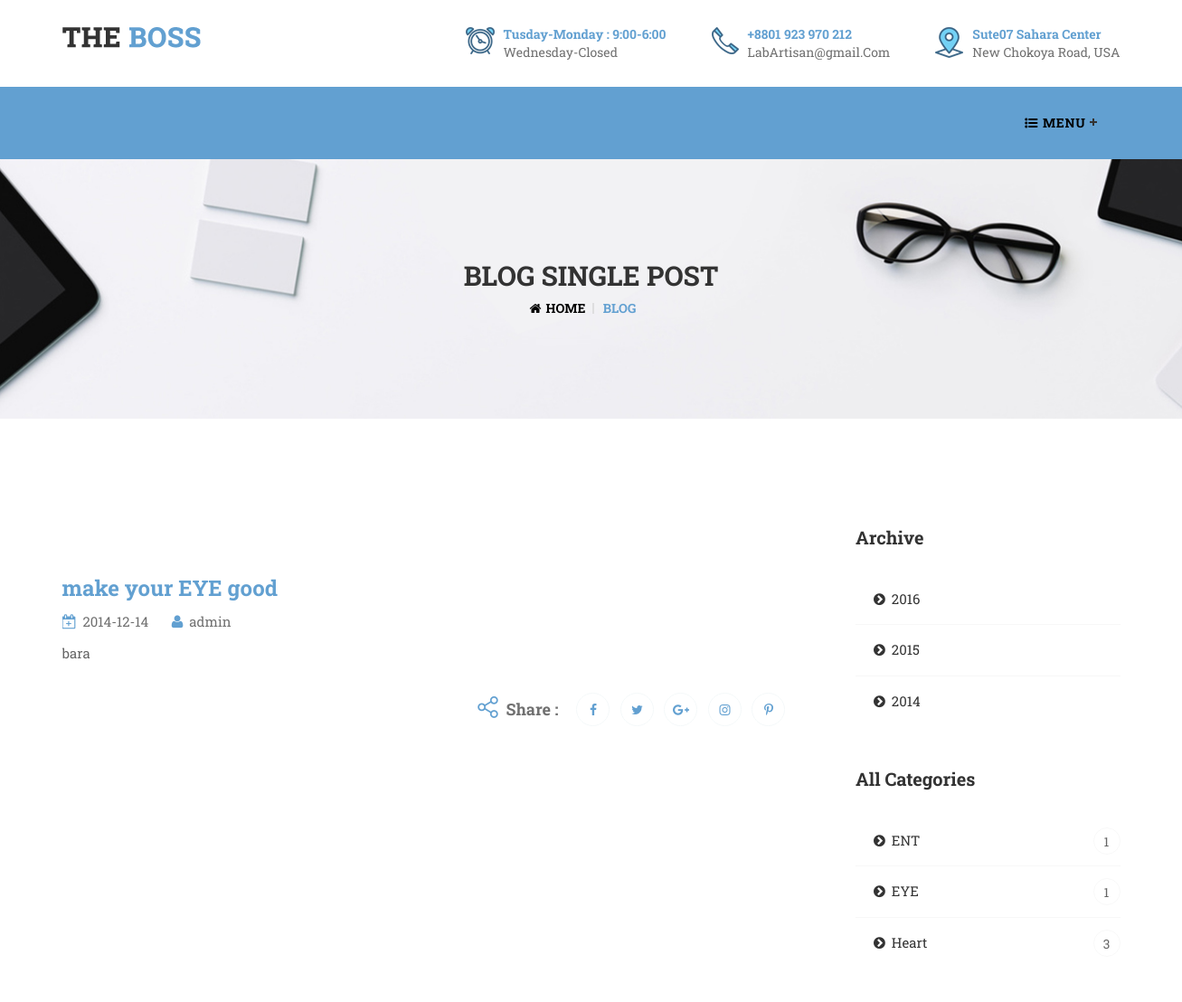
Before: /blog-single-page.php?id=2 (upper part) with the older database file.
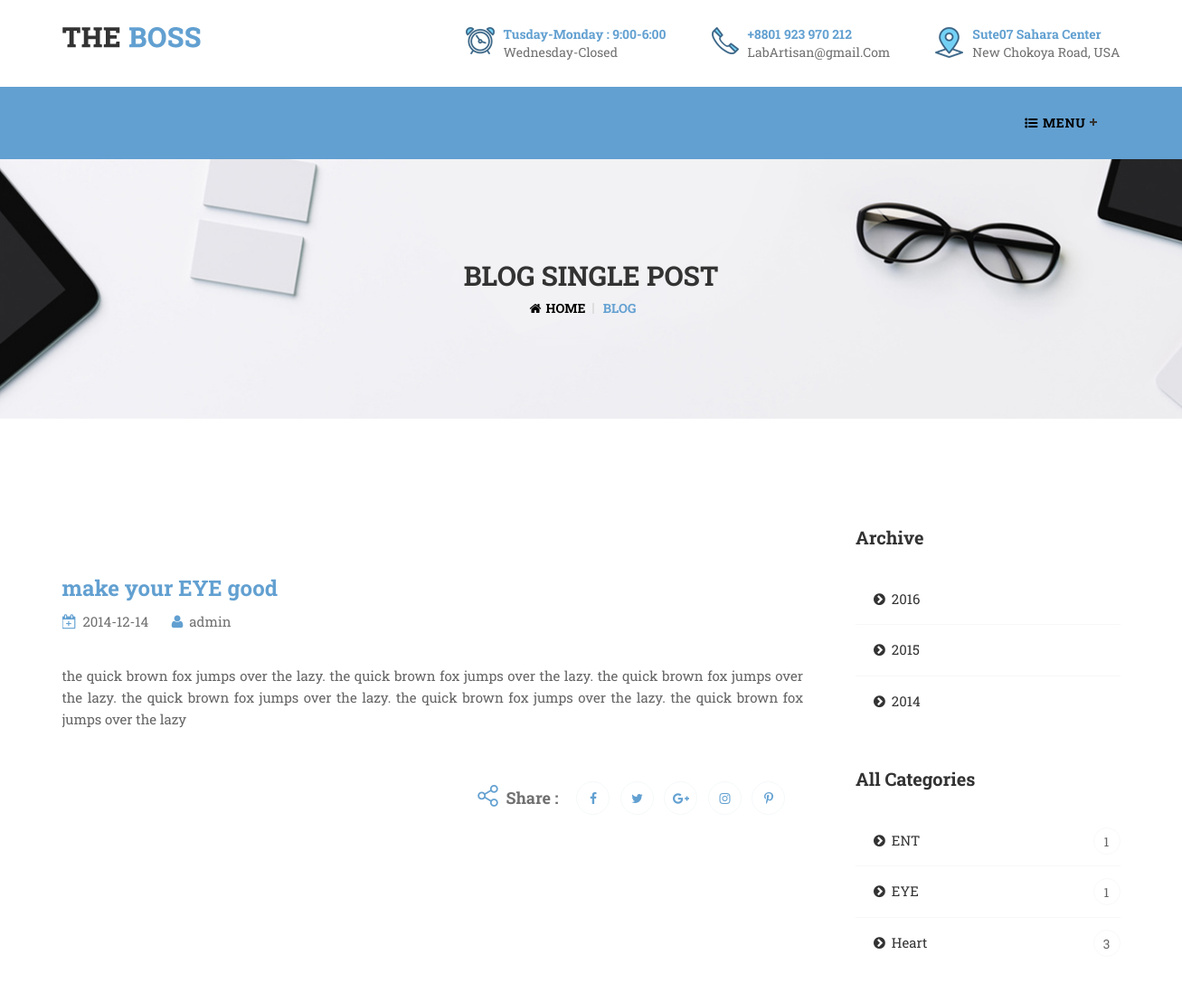
After: the same page with the newer database file.
### tables this page shows
CREATE TABLE IF NOT EXISTS `blog` (
  `id` int(10) NOT NULL AUTO_INCREMENT,
  `post_by` varchar(100) DEFAULT NULL,
  `b_title` varchar(10000) DEFAULT NULL,
  `short_note` mediumtext NOT NULL,
  `m_content` text,
  `category` varchar(100) DEFAULT NULL,
  `f_image` varchar(100) NOT NULL,
  `date` varchar(100) DEFAULT NULL,
  `time` varchar(100) DEFAULT NULL,
  PRIMARY KEY (`id`)
);

### blog-single-page.php (the view, shortened to what this page needs)
<!doctype html>
<html class="no-js" lang="en">
    <?php include ('connection.php');
    extract($_GET);
    extract($_POST);
    ?>
<head>
        <link rel="stylesheet" href="assets/css/normalize.css">
        <link rel="stylesheet" href="assets/css/main.css">
        <link rel="stylesheet" href="assets/css/bootstrap.min.css">
		<link rel="stylesheet" href="assets/font/flaticon.css">
		<link rel="stylesheet" href="assets/css/font-awesome.min.css">
		<link rel="stylesheet" href="assets/css/camera.css">
		<link rel="stylesheet" href="assets/css/animate.css">
		<link rel="stylesheet" href="assets/css/jquery.fancybox.css">
		<link rel="stylesheet" href="assets/css/swiper.min.css" />
		<link rel="stylesheet" href="assets/css/jquery.nstSlider.css" />
		<link rel="stylesheet" href="assets/css/flexslider.css" />
		<link rel="stylesheet" href="assets/css/style.css" />
		<link rel="stylesheet" href="assets/css/responsive.css" />
    </head>
    <body>
        <header>
            <?php include ('header.php'); ?>
        </header>
		<section class="breadcrumb-section section">
			<div class="container">
				<div class="breadcrumb-area">
					<h2 class="breadcrumb-title">Blog Single Post</h2>
					<ul class="breadcrumb-ul">
					  <li><a href="#">Home</a></li>
					  <li class="active-breadcrumb">Blog</li>
					</ul>
				</div>
			</div>
		</section>
		<section class="section blog-page-two single-blog-page">
			<div class="container">
				<div class="row">
					<div class="col-md-9">
						<div class="blog-style-two">
							<div class="single-blog-box single-full-blog">
                                <?php $sql="SELECT * FROM `blog` WHERE `id` = '$id'";
                                        $result=mysqli_query($con,$sql);
                                while ($row=mysqli_fetch_array($result)){
                                ?>
                                    <div class="single-blog-box-img">
                                    </div>
								<div class="blog-content">
									<h3><?php echo $row['b_title']?></h3>
									<div class="post-meta">
										<span><i class="fa fa-calendar-plus-o" aria-hidden="true"></i><a href="#"><?php echo $row['date']?></a></span>
										<span><i class="fa fa-user" aria-hidden="true"></i><a href="#"><?php echo $row['post_by']?></a></span>
									</div>
									<div class="post-content">
                                        <p><?php echo $row['m_content']?></p>
									</div>
								</div>
                                <?php }?>
								<div class="tag-and-share-box">
									<div class="blog-share">
										<h4><i class="flaticon-share"></i>Share :</h4>
										<div class="social-icon">
											<ul id="social-style-two">
												<li><a href="#"><i class="fa fa-facebook" aria-hidden="true"></i></a></li>
												<li><a href="#"><i class="fa fa-twitter" aria-hidden="true"></i></a></li>
												<li><a href="#"><i class="fa fa-google-plus" aria-hidden="true"></i></a></li>
												<li><a href="#"><i class="fa fa-instagram" aria-hidden="true"></i></a></li>
												<li><a href="#"><i class="fa fa-pinterest-p" aria-hidden="true"></i></a></li>
											</ul>
										</div>
									</div>
								</div>
							</div>
						</div>
					</div>
					<div class="col-md-3">
						<div class="sidebar row">
                            <div class="single-sidebar">
                                <h3>Archive</h3>
                                <ul class="siderbar-menu sidebar-category">
                                    <?php
                                    $sql3="SELECT DISTINCT(YEAR(STR_TO_DATE(`date`, \"%Y-%m-%d\"))) as yr from blog order by `date` DESC";
                                    $result3=mysqli_query($con,$sql3);
                                    while ($row3=mysqli_fetch_array($result3)) {
                                        ?>
                                        <li><a href="archive.php?yr=<?php echo $row3['yr']?>"><i class="fa fa-chevron-circle-right"
                                                                     aria-hidden="true"></i><span><?php echo $row3['yr']?></span></a></li>
                                        <?php
                                        }
                                    ?>
                                </ul>
                            </div>
                            <div class="single-sidebar">
								<h3>All Categories</h3>
								<ul class="siderbar-menu sidebar-category">
                                    <?php
                                    $sql1="SELECT blog.category, COUNT(blog.category) as count_cate FROM `blog` GROUP BY `category`";
                                    $result1=mysqli_query($con,$sql1);
                                    while ($row1=mysqli_fetch_array($result1)){
                                    ?>
									<li><a href="all_categories.php?cg=<?php echo $row1['category']?>"><i class="fa fa-chevron-circle-right" aria-hidden="true"></i><span><?php echo $row1['category']?> </span><span class="category-post-count"><?php echo $row1['count_cate']?> </span></a></li>
									<?php
                                    }
                                    ?>
								</ul>
							</div>
						</div>
					</div>
				</div>
			</div>
		</section>
    </body>
</html>

### header.php (shortened to what this page needs)
         <div class="header-top">
	<div class="container">
		<div class="row">
			<div class="logo">
				<a href="index.php"><img src="images/logo.png" alt="" /></a>
			</div>
			<div class="header-top-right">
				<ul>
					<li>
						<img src="images/header-top-clock.png" alt="" />
						<div class="header-top-contact">
							<h4>Tusday-Monday : 9:00-6:00</h4>
							<h5>Wednesday-Closed</h5>
						</div>
					</li>
					<li>
						<img src="images/header-top-telephone.png" alt="" />
						<div class="header-top-contact">
							<h4>+8801 923 970 212</h4>
							<h5>LabArtisan@gmail.Com</h5>
						</div>
					</li>
					<li>
						<img src="images/header-top-location.png" alt="" />
						<div class="header-top-contact">
							<h4>Sute07 Sahara Center</h4>
							<h5>New Chokoya Road, USA</h5>
						</div>
					</li>
				</ul>
			</div>
		</div>
	</div>
</div>
<div class="mainmenu-area" id="sohag">
	<div class="container">
		<div class="row">
			<div class="nav-menu">
			<nav class="navbar navbar-default">
				<div class="collapse navbar-collapse" id="bs-example-navbar-collapse-1">
				  <ul class="nav navbar-nav" id="hmenu">
					<li class="dropdown active">
					  <a href="#" class="dropdown-toggle" data-toggle="dropdown" role="button" aria-haspopup="true" aria-expanded="false"><i class="fa fa-list-ul" aria-hidden="true"></i><span>Menu</span></a>
					</li>
				  </ul>
				</div>
			</nav>
			</div>
		</div>
	</div>
</div>

### assets/css/main.css (style rules this page uses)
html { color: #222; font-size: 16px; line-height: 1.4; }
audio, canvas, iframe, img, svg, video { vertical-align: middle; }

Changed rows visible on the page:
changed blog "make your EYE good": m_content "bara" → "the quick brown fox jumps over the lazy. the quick brown fox jumps over the lazy. the quick brown fox jumps over the lazy. the quick brown fox jumps over the lazy. the quick brown fox jumps over the lazy. the quick brown fox jumps over the lazy"
